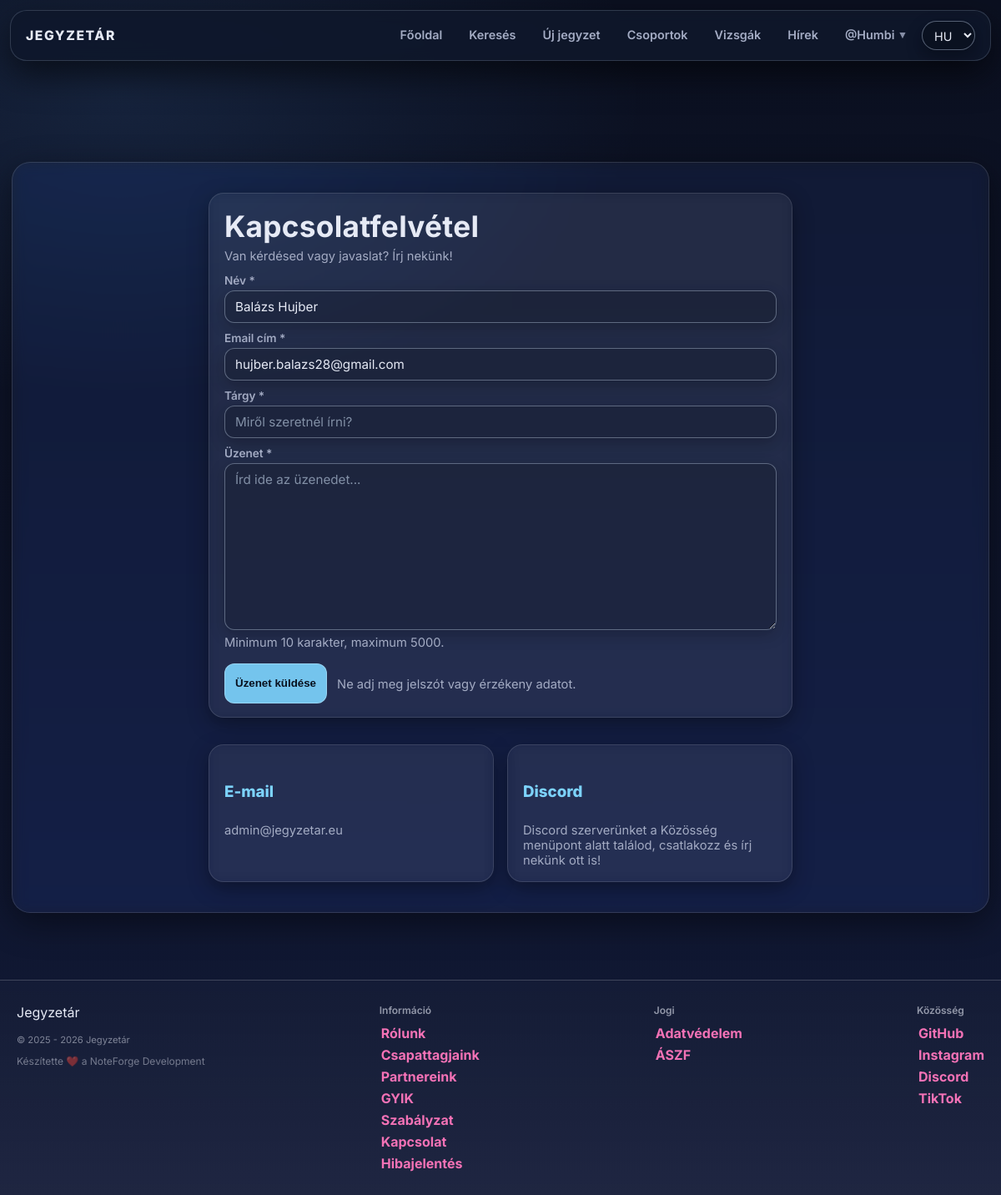
The app's page /contact.php (signed in) with its own data.
### tables this page shows
CREATE TABLE `users` (
  `id` int(11) NOT NULL,
  `lastname` varchar(100) DEFAULT NULL,
  `firstname` varchar(100) DEFAULT NULL,
  `username` varchar(50) NOT NULL,
  `birthdate` date DEFAULT NULL,
  `gender` varchar(10) DEFAULT NULL,
  `email` varchar(50) NOT NULL,
  `profile_picture` varchar(255) DEFAULT NULL,
  `password` varchar(255) NOT NULL,
  `security_question` varchar(255) NOT NULL,
  `security_answer` varchar(255) NOT NULL,
  `admin` tinyint(1) NOT NULL,
  `teacher` tinyint(1) NOT NULL,
  `registration_date` datetime DEFAULT NULL,
  `language` varchar(5) NOT NULL DEFAULT 'hu',
  `oauth_provider` varchar(20) DEFAULT NULL,
  `oauth_sub` varchar(191) DEFAULT NULL,
  `email_verified` tinyint(1) NOT NULL DEFAULT 0,
  `bio` text DEFAULT NULL,
  `profile_theme` varchar(32) NOT NULL DEFAULT 'default',
  `twofa_enabled` tinyint(1) NOT NULL DEFAULT 0,
  `used_reg_code` varchar(64) DEFAULT NULL,
  `used_reg_code_at` datetime DEFAULT NULL,
  `show_fullname` tinyint(1) NOT NULL DEFAULT 1,
  `show_email` tinyint(1) NOT NULL DEFAULT 0,
  `show_birthdate` tinyint(1) NOT NULL DEFAULT 0
);

### assets/php/lang.php (called while the page is built, shortened)
<?php
    $supported_langs = ['hu', 'en', 'de'];
    if (isset($_GET['lang']) && in_array($_GET['lang'], $supported_langs, true)) {
        $lang = $_GET['lang'];
        $_SESSION['lang'] = $lang;
        if (!headers_sent()) {
            setcookie('lang', $lang, time() + 60*60*24*30, '/');
        }
    } else {
        if (isset($_SESSION['lang']) && in_array($_SESSION['lang'], $supported_langs, true)) {
            $lang = $_SESSION['lang'];
        } elseif (isset($_COOKIE['lang']) && in_array($_COOKIE['lang'], $supported_langs, true)) {
            $lang = $_COOKIE['lang'];
        } else {
            $lang = 'hu';
        }
    }
    $translations = [];
    if ($stmt = $conn->prepare("SELECT t_key, lang_code, text FROM translations WHERE lang_code IN (?, 'hu')")) {
        $stmt->bind_param('s', $lang);
        $stmt->execute();
        $result = $stmt->get_result();
        while ($row = $result->fetch_assoc()) {
            if (!isset($translations[$row['t_key']]) || $row['lang_code'] === $lang) {
                $translations[$row['t_key']] = $row['text'];
            }
        }
    }
    if (!function_exists('t')) {
        function t(string $key, ...$args): string
        {
            global $translations;
            $text = $translations[$key] ?? $key;
            return $text;
        }
    }

### assets/php/functions.php (called while the page is built, shortened)
<?php
    if (!function_exists('auth_user_id')) {
        function auth_user_id(): ?int {
            return (int)$_SESSION['id'];
        }
    }
    if (!function_exists('auth_is_logged_in')) {
        function auth_is_logged_in(): bool {
            return auth_user_id() !== null;
        }
    }
    if (!function_exists('auth_user')) {
        function auth_user(mysqli $conn): ?array {
            $uid = auth_user_id();
            $res = db_query($conn, "SELECT * FROM users WHERE id = ? LIMIT 1", "i", [$uid]);
            return $res->fetch_assoc();
        }
    }
    if (!function_exists('db_stmt')) {
        function db_stmt(mysqli $conn, string $sql, string $types = '', array $params = []): mysqli_stmt {
            $stmt = $conn->prepare($sql);
            if ($types !== '' && $params) {
                if (!$stmt->bind_param($types, ...$params)) {
                    db_log_error($conn, 'Paraméterek bind-elése sikertelen', $sql, $params);
                    throw new RuntimeException('Paraméterek bind-elése sikertelen: ' . $stmt->error);
                }
            }
            if (!$stmt->execute()) {
                db_log_error($conn, 'Végrehajtási hiba (execute)', $sql, $params);
                throw new RuntimeException('Végrehajtási hiba (execute): ' . $stmt->error);
            }
            return $stmt;
        }
    }
    if (!function_exists('db_query')) {
        function db_query(mysqli $conn, string $sql, string $types = '', array $params = []): mysqli_result
        {
            $stmt = db_stmt($conn, $sql, $types, $params);
            $result = $stmt->get_result();
            return $result;
        }
    }

### contact.php (the view, shortened to what this page needs)
<?php
    require __DIR__ . "/assets/php/db.php";
    require __DIR__ . "/assets/php/lang.php";
    require_once __DIR__ . "/assets/php/functions.php";
    $user_email = '';
    $user_name = '';
    if (isset($_SESSION['id']) && isset($_SESSION['email'])) {
        $userId = (int)$_SESSION['id'];
        $result = db_query($conn, "SELECT firstname, lastname, email FROM users WHERE id = ? LIMIT 1", "i", [$userId]);
        if ($result->num_rows === 1) {
            $user = $result->fetch_assoc();
            $user_email = $user['email'];
            $user_name = trim(($user['firstname'] ?? '') . ' ' . ($user['lastname'] ?? ''));
        }
    }
?>
<!DOCTYPE html>
<html lang="<?= htmlspecialchars($lang ?? 'hu') ?>">
<head>
    <link rel="stylesheet" href="assets/css/styles.css">
</head>
<body>
    <?php include __DIR__ . '/assets/php/navbar.php'; ?>
    <main class="main">
        <div style="max-width: 700px; margin: 0 auto; width: 100%;">
            <div class="card">
                <div class="card-head">
                    <div>
                        <h1 style="margin:0;"><?= t('contact_h1') ?></h1>
                        <p class="entry-meta" style="margin:6px 0 0;"><?= t('contact_sub') ?></p>
                    </div>
                </div>
                <form method="POST" class="form-grid" autocomplete="off">
                    <div class="form-field">
                        <label for="name"><?= t('contact_label_name') ?></label>
                        <input type="text" id="name" name="name" class="input" maxlength="255" required
                            value="<?php echo htmlspecialchars($user_name ?? $_POST['name'] ?? ''); ?>"
                            placeholder="<?= t('contact_placeholder_name') ?>">
                    </div>
                    <div class="form-field">
                        <label for="email"><?= t('contact_label_email') ?></label>
                        <input type="email" id="email" name="email" class="input" maxlength="190" required
                            value="<?php echo htmlspecialchars($user_email ?? $_POST['email'] ?? ''); ?>"
                            placeholder="email@example.com">
                    </div>
                    <div class="form-field">
                        <label for="subject"><?= t('contact_label_subject') ?></label>
                        <input type="text" id="subject" name="subject" class="input" maxlength="255" required
                            value="<?php echo htmlspecialchars($_POST['subject'] ?? ''); ?>"
                            placeholder="<?= t('contact_placeholder_subject') ?>">
                    </div>
                    <div class="form-field">
                        <label for="message"><?= t('contact_label_message') ?></label>
                        <textarea id="message" name="message" class="input" maxlength="5000" required
                            placeholder="<?= t('contact_placeholder_message') ?>"
                            style="min-height: 200px; resize: vertical;"><?php echo htmlspecialchars($_POST['message'] ?? ''); ?></textarea>
                        <small class="entry-meta"><?= t('contact_hint_chars') ?></small>
                    </div>
                    <div style="display:flex; gap:12px; align-items:center; flex-wrap:wrap; margin-top:6px;">
                        <button type="submit" name="send_message" class="btn-primary">
                            <?= t('contact_btn_send') ?>
                        </button>
                        <span class="entry-meta"><?= t('contact_hint_no_sensitive') ?></span>
                    </div>
                </form>
            </div>
            <div class="content-grid" style="grid-template-columns: repeat(auto-fit, minmax(240px, 1fr)); margin-top: 32px;">
                <div class="card">
                    <div class="card-head">
                        <h3><?= t('contact_card_email_title') ?></h3>
                    </div>
                    <p class="entry-meta">admin@jegyzetar.eu</p>
                </div>
                <div class="card">
                    <div class="card-head">
                        <h3><?= t('contact_card_discord_title') ?></h3>
                    </div>
                    <p class="entry-meta"><?= t('contact_card_discord_text') ?></p>
                </div>
            </div>
        </div>
    </main>
    <?php include __DIR__ . '/assets/php/footer.php'; ?>
</body>
</html>

### assets/php/navbar.php (shortened to what this page needs)
<?php
	require_once "assets/php/premium.php";
    $isLoggedIn = auth_is_logged_in();
    $user = $isLoggedIn ? auth_user($conn) : null;
    $currentUsername = null;
    if ($user) {
        $isLoggedIn = true;
        $currentUsername = $user['username'];
    }
?>
<nav class="navbar">
    <div class="navbar-content">
        <div class="brand">
            <span>Jegyzetár</span>
        </div>
        <ul class="nav-links">
            <li><a href="index.php"><?= t('nav_home') ?></a></li>
            <li><a href="search.php"><?= t('nav_search') ?></a></li>
            <li><a href="upload.php"><?= t('nav_upload') ?></a></li>
            <li><a href="groups.php"><?= t('nav_groups') ?></a></li>
            <li><a href="exams.php"><?= t('nav_exams') ?></a></li>
            <li><a href="news.php"><?= t('nav_news') ?></a></li>
            <?php if ($isLoggedIn && $currentUsername): ?>
                <li class="nav-item-has-dropdown">
                    <a href="#" class="nav-account-link">
                        <?= $isLoggedIn && $currentUsername ? '@'.htmlspecialchars($currentUsername) : t('nav_login') ?>
                        <span class="nav-account-chevron">▾</span>
                    </a>
                </li>
            <?php else: ?>
                <li><a href="reglog.php?mode=login"><?= t('nav_login') ?></a></li>
            <?php endif; ?>
            <li class="nav-lang-item">
                <form method="get">
                    <select name="lang" onchange="this.form.submit()" class="select">
                        <option value="hu" <?= $lang === 'hu' ? 'selected' : '' ?>>HU</option>
                    </select>
                </form>
            </li>
        </ul>
    </div>
</nav>

### records on screen
users: username "Humbi", name "Balázs Hujber", email "hujber.balazs28@gmail.com"

### other values on screen
t('nav_home') "Főoldal"
t('nav_search') "Keresés"
t('nav_upload') "Új jegyzet"
t('nav_groups') "Csoportok"
t('nav_exams') "Vizsgák"
t('nav_news') "Hírek"
t('contact_h1') "Kapcsolatfelvétel"
t('contact_sub') "Van kérdésed vagy javaslat? Írj nekünk!"
t('contact_label_name') "Név *"
t('contact_label_email') "Email cím *"
t('contact_label_subject') "Tárgy *"
t('contact_label_message') "Üzenet *"
t('contact_hint_chars') "Minimum 10 karakter, maximum 5000."
t('contact_btn_send') "Üzenet küldése"
t('contact_hint_no_sensitive') "Ne adj meg jelszót vagy érzékeny adatot."
